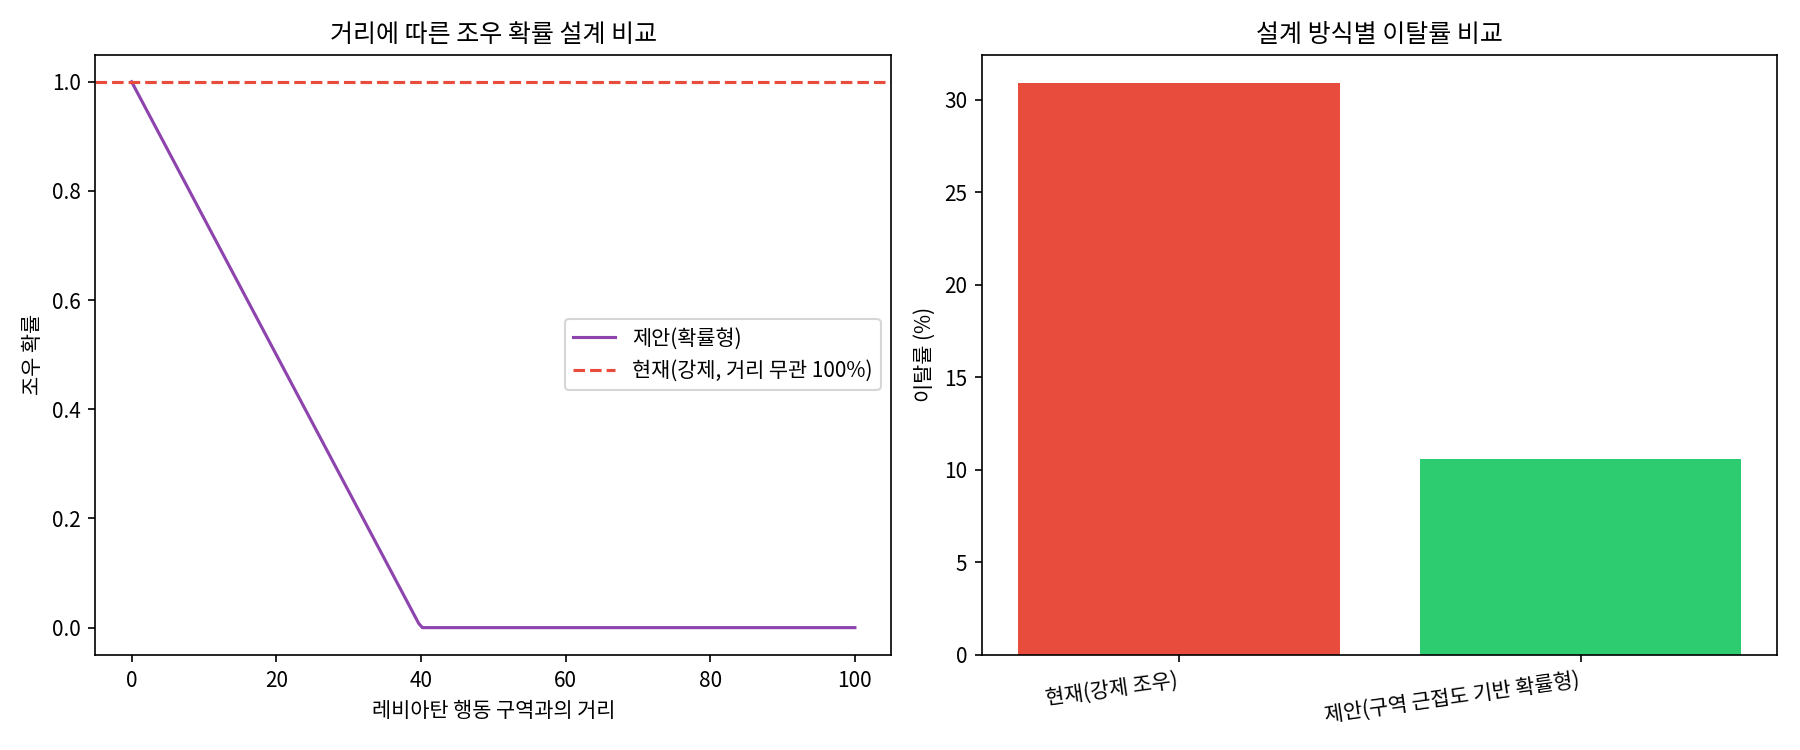

Recreate this plot in Python.
"""
서브노티카2: 레비아탄 조우 방식(강제 vs 확률형)이 이탈에 미치는 영향 분석
==================================================================
[프로젝트 주도자 노트 — 가설은 본인이 직접 설계함, 기존 가설1·2를 통합]

[본인의 플레이 경험 + 커뮤니티 의견을 바탕으로 한 가설 배경]
전작(서브노티카1)은 레비아탄급 생명체의 출몰/행동 반경이 특정 구역에
국한되어 있다는 인상이 강해, 유저가 해당 구역을 피해 우회하면 조우를
회피할 수 있었음. 반면 서브노티카2 얼리엑세스는 외계 유적 시설로
가는 경로 특성상 레비아탄과의 조우가 사실상 "필수"에 가깝다는 게
본인의 플레이 경험 및 커뮤니티 반응(가상 설정)에서 공통적으로 나타남.

  통합 가설) 레비아탄 조우를 "경로상 반드시 발생하는 강제 이벤트"가
  아니라 "레비아탄 행동 구역에 가까워질수록 조우 확률이 높아지는
  확률형 구조"로 재설계하면, 유저의 이탈률(스트레스)이 완화될 것이다

※ 기존에는 '어그로 범위 증가(가설1)'와 '레비아탄 대처수단 부재(가설2)'를
  서로 독립된 별개 요인으로 다뤘으나, 이번엔 "행동 반경(어그로 범위)
  설계 방식이 곧 레비아탄 조우 확률을 결정한다"는 하나의 인과 구조로
  통합함 — 즉 가설1은 원인(구역 설계), 가설2는 그 결과(조우 시 대처
  불가로 인한 스트레스)로 재배치함

[AI 협업 노트]
가설의 배경(플레이 경험, 전작 대비 인상)과 두 설계안(강제형 vs
확률형)을 어떻게 비교할지는 본인이 직접 설계함. 거리-확률 함수와
시뮬레이션 코드 구현은 Claude(AI)의 도움을 받아 작성함.

[중요 - 데이터 관련 고지]
실제 로그/텔레메트리에 접근할 수 없어, 아래 데이터는 본인의 플레이
경험과 커뮤니티 반응을 참고한 가상 설정입니다. 실측 데이터가 아니라
"이 설계 변경이 유효한 가설인지"를 검증하는 방법론 시연 목적입니다.
"""

import numpy as np
import pandas as pd
import matplotlib.pyplot as plt
import matplotlib.font_manager as fm

fm.fontManager.addfont("/usr/share/fonts/opentype/noto/NotoSansCJK-Regular.ttc")
plt.rcParams["font.family"] = "Noto Sans CJK JP"
plt.rcParams["axes.unicode_minus"] = False
np.random.seed(42)

N = 3000

# =====================================================================
# 1. 유저별 '레비아탄 구역과의 최근접 거리' 시뮬레이션
#    (본인 주도: 무엇을 시뮬레이션할지 설계)
# =====================================================================
# 외계 유적 시설로 향하는 유저들이 이동 경로상 레비아탄 행동 구역에
# 얼마나 가깝게 지나가는지를 0(구역 정중앙 통과)~100(충분히 먼 우회로)
# 사이의 거리 점수로 표현 (가정치)
closest_distance = np.random.uniform(0, 100, N)

# =====================================================================
# 2. 두 가지 설계안 비교 (본인 주도: 강제형 vs 확률형을 어떻게 정의할지)
# =====================================================================
# (A) 현재 얼리엑세스 방식 — 경로 특성상 거리와 무관하게 사실상 강제 조우
encounter_forced = np.full(N, True)

# (B) 제안 방식 — 구역에 가까울수록 조우 확률이 높아지는 확률형 구조
#     거리 40 이상이면 조우 확률 0, 0에 가까울수록 확률 1로 선형 증가 (가정 함수)
ENCOUNTER_DECAY_RANGE = 40
encounter_prob_scaled = np.clip(1 - closest_distance / ENCOUNTER_DECAY_RANGE, 0, 1)
encounter_scaled = np.random.random(N) < encounter_prob_scaled

# =====================================================================
# 3. 조우 여부에 따른 이탈(스트레스) 확률 계산 — 두 설계에 동일 기준 적용
# =====================================================================
BASE_CHURN = 0.05                 # 조우 없을 때 기본 이탈률 (가정)
ENCOUNTER_CHURN_BOOST = 0.25      # 레비아탄 조우 시 추가되는 이탈률 (대처수단 부재 반영, 가정)

churn_prob_forced = BASE_CHURN + encounter_forced * ENCOUNTER_CHURN_BOOST
churn_prob_scaled = BASE_CHURN + encounter_scaled * ENCOUNTER_CHURN_BOOST

churned_forced = np.random.random(N) < churn_prob_forced
churned_scaled = np.random.random(N) < churn_prob_scaled

# =====================================================================
# 4. 결과 비교
# =====================================================================
result_df = pd.DataFrame({
    "설계 방식": ["현재(강제 조우)", "제안(구역 근접도 기반 확률형)"],
    "레비아탄 조우율": [encounter_forced.mean(), encounter_scaled.mean()],
    "이탈률": [churned_forced.mean(), churned_scaled.mean()],
})
print("=" * 70)
print("[설계 방식별 조우율 및 이탈률 비교]")
print("=" * 70)
print(result_df.round(3).to_string(index=False))

reduction = churned_forced.mean() - churned_scaled.mean()
print(f"\n이탈률 감소분: {reduction*100:.1f}%p")

# =====================================================================
# 5. 시각화 — (a)거리별 조우확률 함수 (b)설계별 이탈률 비교
# =====================================================================
fig, axes = plt.subplots(1, 2, figsize=(12, 5))

dist_range = np.linspace(0, 100, 200)
prob_curve = np.clip(1 - dist_range / ENCOUNTER_DECAY_RANGE, 0, 1)
axes[0].plot(dist_range, prob_curve, color="#8e44ad", label="제안(확률형)")
axes[0].axhline(1.0, color="#e74c3c", linestyle="--", label="현재(강제, 거리 무관 100%)")
axes[0].set_xlabel("레비아탄 행동 구역과의 거리")
axes[0].set_ylabel("조우 확률")
axes[0].set_title("거리에 따른 조우 확률 설계 비교")
axes[0].legend()

axes[1].bar(result_df["설계 방식"], result_df["이탈률"] * 100, color=["#e74c3c", "#2ecc71"])
axes[1].set_ylabel("이탈률 (%)")
axes[1].set_title("설계 방식별 이탈률 비교")
plt.setp(axes[1].get_xticklabels(), rotation=8, ha="right")

plt.tight_layout()
plt.savefig("/home/claude/subnautica_encounter_redesign.png", dpi=150)
print("\n[차트 저장 완료] subnautica_encounter_redesign.png")

# =====================================================================
# 6. 결론
# =====================================================================
print("\n" + "=" * 70)
print("[결론]")
print("=" * 70)
print(f"""
- 레비아탄 조우 방식을 "강제"에서 "구역 근접도 기반 확률형"으로
  바꾸면, 전체 조우율이 {encounter_forced.mean():.0%} → {encounter_scaled.mean():.0%}로 낮아지고
  이에 따라 이탈률도 {reduction*100:.1f}%p 완화될 것으로 추정됨
- 이는 어그로 범위/행동 구역 설계(기존 가설1)와 레비아탄 대처수단
  부재(기존 가설2)를 독립 요인이 아니라 "구역 설계가 조우 확률을
  결정하고, 조우가 곧 대처수단 부재로 인한 스트레스로 이어진다"는
  하나의 인과 구조로 재구성한 결과임
- 본인의 플레이 경험상 전작은 레비아탄 구역이 명확히 구획되어
  회피가 가능했다는 인상이 있었고, 이번 얼리엑세스는 경로 특성상
  회피가 어렵다는 커뮤니티 반응(가상 설정)을 반영해 설계함
- 한계: 실제 로그/텔레메트리에 접근할 수 없어 위 수치는 가상
  설정이며, 실제로는 유적 시설 경로의 지형 데이터와 실측 조우
  로그를 통해 재검증이 필요함
""")
